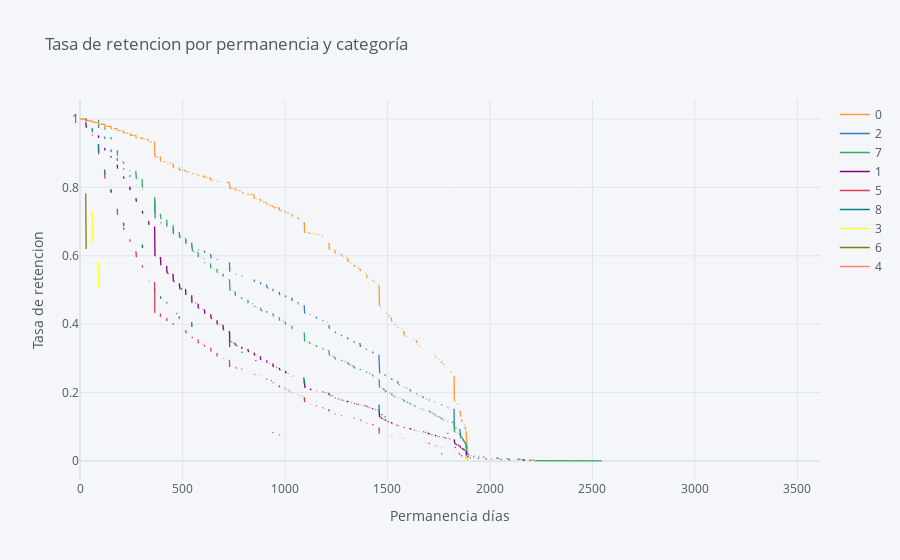

The notebook cell this image was saved under:
### Code cell
rates.iplot(kind='line', xTitle='Permanencia días', 
            yTitle='Tasa de retencion', title='Tasa de retencion por permanencia y categoría')

### Figure 1 — Plotly figure (JSON) as saved in the notebook; plotly's stock layout.template omitted (floating-point values rounded to 4 significant figures; data arrays with more than 128 entries replaced by an {"elided": "..."} marker saying what was removed)
{"data": [{"line": {"color": "rgba(255, 153, 51, 1.0)", "dash": "solid", "shape": "linear", "width": 1.3}, "mode": "lines", "name": "0", "text": "", "type": "scatter", "x": {"elided": "1483 int values"}, "y": {"elided": "1483 mixed values"}}, {"line": {"color": "rgba(55, 128, 191, 1.0)", "dash": "solid", "shape": "linear", "width": 1.3}, "mode": "lines", "name": "2", "text": "", "type": "scatter", "x": {"elided": "1483 int values"}, "y": {"elided": "1483 mixed values"}}, {"line": {"color": "rgba(50, 171, 96, 1.0)", "dash": "solid", "shape": "linear", "width": 1.3}, "mode": "lines", "name": "7", "text": "", "type": "scatter", "x": {"elided": "1483 int values"}, "y": {"elided": "1483 mixed values"}}, {"line": {"color": "rgba(128, 0, 128, 1.0)", "dash": "solid", "shape": "linear", "width": 1.3}, "mode": "lines", "name": "1", "text": "", "type": "scatter", "x": {"elided": "1483 int values"}, "y": {"elided": "1483 mixed values"}}, {"line": {"color": "rgba(219, 64, 82, 1.0)", "dash": "solid", "shape": "linear", "width": 1.3}, "mode": "lines", "name": "5", "text": "", "type": "scatter", "x": {"elided": "1483 int values"}, "y": {"elided": "1483 mixed values"}}, {"line": {"color": "rgba(0, 128, 128, 1.0)", "dash": "solid", "shape": "linear", "width": 1.3}, "mode": "lines", "name": "8", "text": "", "type": "scatter", "x": {"elided": "1483 int values"}, "y": {"elided": "1483 mixed values"}}, {"line": {"color": "rgba(255, 255, 51, 1.0)", "dash": "solid", "shape": "linear", "width": 1.3}, "mode": "lines", "name": "3", "text": "", "type": "scatter", "x": {"elided": "1483 int values"}, "y": {"elided": "1483 mixed values"}}, {"line": {"color": "rgba(128, 128, 0, 1.0)", "dash": "solid", "shape": "linear", "width": 1.3}, "mode": "lines", "name": "6", "text": "", "type": "scatter", "x": {"elided": "1483 int values"}, "y": {"elided": "1483 mixed values"}}, {"line": {"color": "rgba(251, 128, 114, 1.0)", "dash": "solid", "shape": "linear", "width": 1.3}, "mode": "lines", "name": "4", "text": "", "type": "scatter", "x": {"elided": "1483 int values"}, "y": {"elided": "1483 mixed values"}}], "layout": {"legend": {"bgcolor": "#F5F6F9", "font": {"color": "#4D5663"}}, "paper_bgcolor": "#F5F6F9", "plot_bgcolor": "#F5F6F9", "title": {"font": {"color": "#4D5663"}, "text": "Tasa de retencion por permanencia y categoría"}, "xaxis": {"gridcolor": "#E1E5ED", "showgrid": true, "tickfont": {"color": "#4D5663"}, "title": {"font": {"color": "#4D5663"}, "text": "Permanencia días"}, "zerolinecolor": "#E1E5ED"}, "yaxis": {"gridcolor": "#E1E5ED", "showgrid": true, "tickfont": {"color": "#4D5663"}, "title": {"font": {"color": "#4D5663"}, "text": "Tasa de retencion"}, "zerolinecolor": "#E1E5ED"}}}
